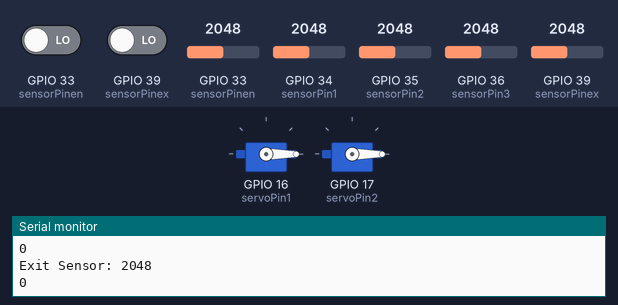
This sketch was run on a simulated ESP32. Parts: 2 × servo, the last lines printed to the serial monitor. The test bench sets the inputs (shaded band); at power-on: GPIO 33 (sensorPinen) = 2048, GPIO 39 (sensorPinex) = 2048, GPIO 33 (sensorPinen) LOW, GPIO 34 (sensorPin1) = 2048, GPIO 35 (sensorPin2) = 2048, GPIO 36 (sensorPin3) = 2048, GPIO 39 (sensorPinex) LOW. WiFi joins after 1.5 s; servers stay silent unless stated.

Above: at 4.5 s.
4.6 s: GPIO 33 (sensorPinen) set to 1040
6.5 s: GPIO 33 (sensorPinen) set to 944
At 9.7 s:
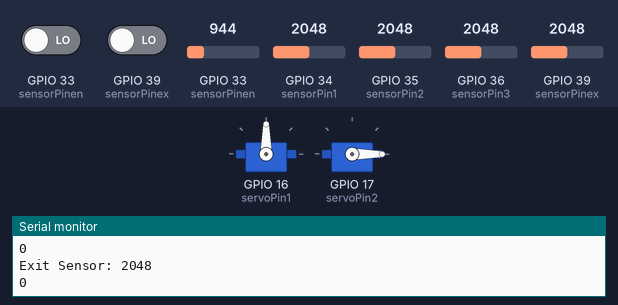
10.0 s: GPIO 33 (sensorPinen) set to 1228
At 10.63 s:
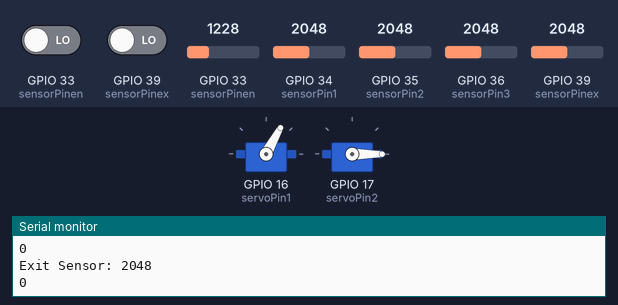
13.5 s: GPIO 39 (sensorPinex) set to 1050
15.5 s: GPIO 39 (sensorPinex) set to 926
At 18.8 s:
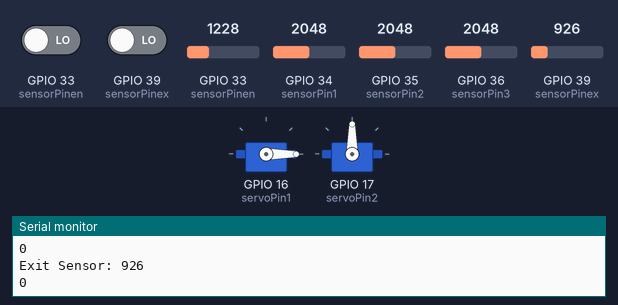
Timing chart, 0 to 20.5 s (numbered marks = the images above; inputs shaded):
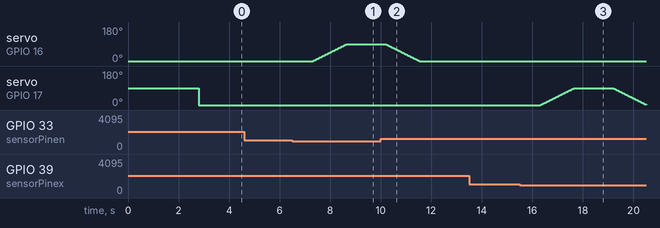

Measured:
- the behaviour switches between 1000 and 999 on GPIO 33 (sensorPinen) (found by bisection; images 0 and 1)
- the behaviour switches between 1000 and 999 on GPIO 39 (sensorPinex) (found by bisection; images 2 and 3)
- after the input at 6.5 s, servo on GPIO 16 (servoPin1): moves from 0° to 90° over 1.4 s, starting after 0.82 s
- after the input at 10.0 s, servo on GPIO 16 (servoPin1): goes on until 11.5 s, then stays 0°
- after the input at 15.5 s, servo on GPIO 17 (servoPin2): rises from 0° to 90° in 1.4 s, then falls to 3° in 2.8 s

The sketch:

Smart_Parking_esp32_2.0.ino
```cpp
#include <WiFi.h>
#include <BlynkSimpleEsp32.h>
#include <Servo.h>

// Replace with your network credentials
const char* ssid = "vivo 1820";
const char* password = "qwerty1234";

// Replace with your Blynk auth token
const char* auth = "MxSO2oAwNspAJodgMYIdHS8epD0-PSgk";

// Pins for your sensors
const int sensorPin1 = 34;
const int sensorPin2 = 35;
const int sensorPin3 = 36;
const int sensorPinen = 33;
const int sensorPinex = 39;

// Pin for the servo motors
const int servoPin1 = 16;
const int servoPin2 = 17;

// Variables to store sensor values
int sensorValue1 = 0;
int sensorValue2 = 0;
int sensorValue3 = 0;
int sensorValue4 = 0;
int sensorValue5 = 0;
int a,b,c;

// Servo objects
Servo servoGate1;
Servo servoGate2;

int pos1=0;
int pos2=0;

// Timer object
BlynkTimer timer;

void setup()
{
  // Serial communication
  Serial.begin(115200);

  // Connect to Wi-Fi
  WiFi.begin(ssid, password);
  while (WiFi.status() != WL_CONNECTED)
  {
    delay(1000);
    Serial.println("Connecting to WiFi...");
  }
  Serial.println("Connected to WiFi");

  // Initialize Blynk
  Blynk.begin(auth, ssid, password);

  // Set interval for sensor readings
  timer.setInterval(1000L, sensorReadings);

  // Attach servos to the pins
  servoGate1.attach(servoPin1);
  servoGate2.attach(servoPin2);

  servoGate1.write(0);
  delay(500);
  servoGate2.write(0);
  delay(500);

}

void loop()
{
  // Run Blynk tasks
  Blynk.run();

  // Run timer tasks
  timer.run();
}

void sensorReadings()
{
  // Read sensor values
  sensorValue1 = analogRead(sensorPin1);
  sensorValue2 = analogRead(sensorPin2);
  sensorValue3 = analogRead(sensorPin3);
  sensorValue4 = analogRead(sensorPinen);
  sensorValue5 = analogRead(sensorPinex);

  // Print sensor values
  Serial.print("Sensor 1: ");
  Serial.println(sensorValue1);
  Serial.print("Sensor 2: ");
  Serial.println(sensorValue2);
  Serial.print("Sensor 3: ");
  Serial.println(sensorValue3);
  Serial.print("Entrance Sensor: ");
  Serial.println(sensorValue4);
  Serial.println(digitalRead(sensorPinen));
  Serial.print("Exit Sensor: ");
  Serial.println(sensorValue5);
  Serial.println(digitalRead(sensorPinex));

  if ((sensorValue4 < 1000) && ((sensorValue1 > 1000) || (sensorValue2 > 1000) || (sensorValue1 > 1000)))
  {
    for (pos1 = 0; pos1 <= 90; pos1 += 1) { // goes from 0 degrees to 180 degrees
    // in steps of 1 degree
    servoGate1.write(pos1);              // tell servo to go to position in variable 'pos'
    delay(15);                       // waits 15 ms for the servo to reach the position
    }
    delay(1500);
    for (pos1 = 90; pos1 >= 0; pos1 -= 1) { // goes from 180 degrees to 0 degrees
    servoGate1.write(pos1);              // tell servo to go to position in variable 'pos'
    delay(15);
    }
  }

  if (sensorValue5 < 1000)
  {
    for (pos2 = 0; pos2 <= 90; pos2 += 1) { // goes from 0 degrees to 180 degrees
    // in steps of 1 degree
    servoGate2.write(pos2);              // tell servo to go to position in variable 'pos'
    delay(15);                       // waits 15 ms for the servo to reach the position
    }
    delay(1500);
    for (pos2 = 90; pos2 >= 0; pos2 -= 1) { // goes from 180 degrees to 0 degrees
    servoGate2.write(pos2);              // tell servo to go to position in variable 'pos'
    delay(15);
    }
  }
  if (sensorValue1 < 1000){
    a=0;
  }
  else{
    a=4000;
  }
  if (sensorValue2 < 1000){
    b=0;
  }
  else{
    b=4000;
  }
  if (sensorValue3 < 1000){
    c=0;
  }
  else{
    c=4000;
  }
  // Send sensor values to Blynk
  Blynk.virtualWrite(V4, a);
  Blynk.virtualWrite(V5, b);
  Blynk.virtualWrite(V6, c);
}
```
